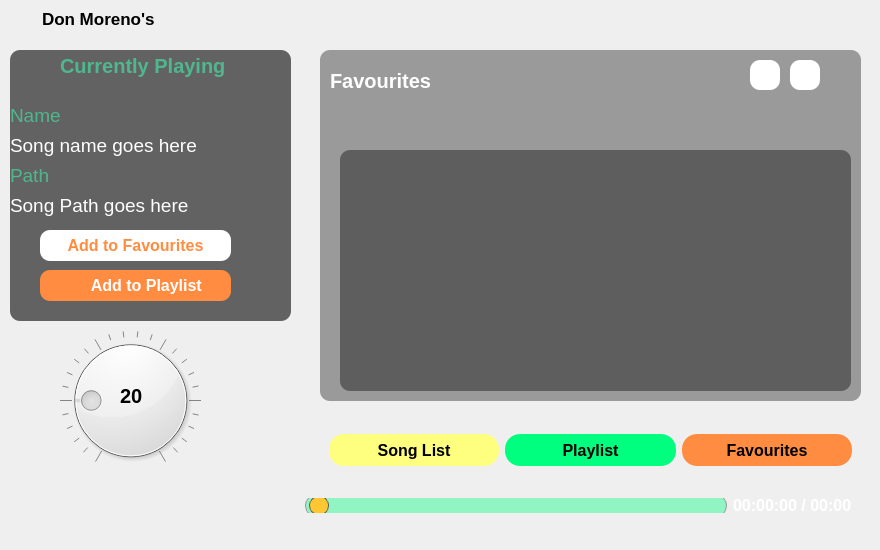
<?xml version="1.0" encoding="UTF-8"?>
<ui version="4.0">
 <class>MusicApp</class>
 <widget class="QMainWindow" name="MusicApp">
  <property name="geometry">
   <rect>
    <x>0</x>
    <y>0</y>
    <width>880</width>
    <height>550</height>
   </rect>
  </property>
  <property name="minimumSize">
   <size>
    <width>880</width>
    <height>550</height>
   </size>
  </property>
  <property name="maximumSize">
   <size>
    <width>880</width>
    <height>550</height>
   </size>
  </property>
  <property name="windowTitle">
   <string>Advanced Music Player</string>
  </property>
  <widget class="QWidget" name="centralwidget">
   <widget class="QLabel" name="background_image">
    <property name="geometry">
     <rect>
      <x>-2</x>
      <y>-25</y>
      <width>891</width>
      <height>581</height>
     </rect>
    </property>
    <property name="text">
     <string/>
    </property>
    <property name="pixmap">
     <pixmap>utils/bg_imgs/bg_0002_11.jpg</pixmap>
    </property>
    <property name="scaledContents">
     <bool>true</bool>
    </property>
   </widget>
   <widget class="QLabel" name="bg_overlay">
    <property name="geometry">
     <rect>
      <x>-2</x>
      <y>-5</y>
      <width>901</width>
      <height>571</height>
     </rect>
    </property>
    <property name="autoFillBackground">
     <bool>false</bool>
    </property>
    <property name="text">
     <string/>
    </property>
    <property name="pixmap">
     <pixmap>utils/bg_imgs/bg_overlay.png</pixmap>
    </property>
    <property name="scaledContents">
     <bool>true</bool>
    </property>
   </widget>
   <widget class="QFrame" name="title_frame">
    <property name="geometry">
     <rect>
      <x>-10</x>
      <y>0</y>
      <width>931</width>
      <height>41</height>
     </rect>
    </property>
    <property name="autoFillBackground">
     <bool>false</bool>
    </property>
    <property name="styleSheet">
     <string notr="true">background-color: rgba(255, 255, 255, 0);</string>
    </property>
    <property name="frameShape">
     <enum>QFrame::Shape::NoFrame</enum>
    </property>
    <property name="frameShadow">
     <enum>QFrame::Shadow::Raised</enum>
    </property>
    <widget class="QWidget" name="">
     <property name="geometry">
      <rect>
       <x>10</x>
       <y>0</y>
       <width>155</width>
       <height>37</height>
      </rect>
     </property>
     <layout class="QHBoxLayout" name="horizontalLayout">
      <item>
       <widget class="QLabel" name="label">
        <property name="text">
         <string/>
        </property>
        <property name="pixmap">
         <pixmap>utils/images/app_icon.png</pixmap>
        </property>
        <property name="scaledContents">
         <bool>true</bool>
        </property>
       </widget>
      </item>
      <item>
       <widget class="QLabel" name="label_2">
        <property name="font">
         <font>
          <pointsize>13</pointsize>
          <bold>true</bold>
         </font>
        </property>
        <property name="styleSheet">
         <string notr="true">color: rgb(79, 208, 178
);</string>
        </property>
        <property name="text">
         <string>Don Moreno's</string>
        </property>
       </widget>
      </item>
     </layout>
    </widget>
    <widget class="QWidget" name="">
     <property name="geometry">
      <rect>
       <x>790</x>
       <y>10</y>
       <width>64</width>
       <height>26</height>
      </rect>
     </property>
     <layout class="QHBoxLayout" name="horizontalLayout_2">
      <item>
       <widget class="QPushButton" name="minimize_btn">
        <property name="cursor">
         <cursorShape>PointingHandCursor</cursorShape>
        </property>
        <property name="styleSheet">
         <string notr="true">QPushButton{
background-color:rgba(255, 255, 255, 0);
border-radius:10px;
}

QPushButton:hover{
background-color:rgba(255, 255, 255, 130) !important;
}
QPushButton:pressed{
background-color:rgba(255, 255, 255, 0);
border-style:inset;
}</string>
        </property>
        <property name="text">
         <string/>
        </property>
        <property name="icon">
         <iconset resource="res_1.qrc">
          <normaloff>:/img/utils/images/min.png</normaloff>:/img/utils/images/min.png</iconset>
        </property>
        <property name="iconSize">
         <size>
          <width>24</width>
          <height>24</height>
         </size>
        </property>
       </widget>
      </item>
      <item>
       <widget class="QPushButton" name="close_btn">
        <property name="cursor">
         <cursorShape>PointingHandCursor</cursorShape>
        </property>
        <property name="styleSheet">
         <string notr="true">QPushButton{
background-color:rgba(255, 255, 255, 0);
border-radius:10px;
}

QPushButton:hover{
background-color:rgba(255, 20, 12, 200);
}
QPushButton:pressed{
background-color:rgba(255, 20, 12, 200);
border-style:inset;
}</string>
        </property>
        <property name="text">
         <string/>
        </property>
        <property name="icon">
         <iconset resource="res_1.qrc">
          <normaloff>:/img/utils/images/quit.png</normaloff>:/img/utils/images/quit.png</iconset>
        </property>
        <property name="iconSize">
         <size>
          <width>24</width>
          <height>24</height>
         </size>
        </property>
       </widget>
      </item>
     </layout>
    </widget>
   </widget>
   <widget class="QFrame" name="frame_2">
    <property name="geometry">
     <rect>
      <x>10</x>
      <y>50</y>
      <width>281</width>
      <height>271</height>
     </rect>
    </property>
    <property name="styleSheet">
     <string notr="true">background-color: rgba(0, 0, 0, 150);
border-radius:10px
</string>
    </property>
    <property name="frameShape">
     <enum>QFrame::Shape::StyledPanel</enum>
    </property>
    <property name="frameShadow">
     <enum>QFrame::Shadow::Raised</enum>
    </property>
    <widget class="QLabel" name="label_3">
     <property name="geometry">
      <rect>
       <x>0</x>
       <y>0</y>
       <width>41</width>
       <height>31</height>
      </rect>
     </property>
     <property name="styleSheet">
      <string notr="true">background-color: rgba(255, 255, 255, 0);</string>
     </property>
     <property name="text">
      <string/>
     </property>
     <property name="pixmap">
      <pixmap resource="res_1.qrc">:/img/utils/images/current-music.png</pixmap>
     </property>
     <property name="scaledContents">
      <bool>true</bool>
     </property>
    </widget>
    <widget class="QLabel" name="label_4">
     <property name="geometry">
      <rect>
       <x>50</x>
       <y>0</y>
       <width>181</width>
       <height>31</height>
      </rect>
     </property>
     <property name="font">
      <font>
       <pointsize>15</pointsize>
       <bold>true</bold>
      </font>
     </property>
     <property name="styleSheet">
      <string notr="true">background-color: rgba(255, 255, 255, 0);
color: rgb(79, 183, 142);</string>
     </property>
     <property name="text">
      <string>Currently Playing</string>
     </property>
    </widget>
    <widget class="QLabel" name="label_5">
     <property name="geometry">
      <rect>
       <x>0</x>
       <y>50</y>
       <width>61</width>
       <height>31</height>
      </rect>
     </property>
     <property name="font">
      <font>
       <pointsize>14</pointsize>
       <bold>false</bold>
      </font>
     </property>
     <property name="styleSheet">
      <string notr="true">background-color: rgba(255, 255, 255, 0);
color: rgb(79, 183, 142);</string>
     </property>
     <property name="text">
      <string>Name</string>
     </property>
    </widget>
    <widget class="QLabel" name="current_song_name">
     <property name="geometry">
      <rect>
       <x>0</x>
       <y>80</y>
       <width>191</width>
       <height>31</height>
      </rect>
     </property>
     <property name="font">
      <font>
       <pointsize>14</pointsize>
       <bold>false</bold>
      </font>
     </property>
     <property name="styleSheet">
      <string notr="true">background-color: rgba(255, 255, 255, 0);
color:rgb(255, 255, 255)</string>
     </property>
     <property name="text">
      <string>Song name goes here</string>
     </property>
    </widget>
    <widget class="QLabel" name="label_6">
     <property name="geometry">
      <rect>
       <x>0</x>
       <y>110</y>
       <width>61</width>
       <height>31</height>
      </rect>
     </property>
     <property name="font">
      <font>
       <pointsize>14</pointsize>
       <bold>false</bold>
      </font>
     </property>
     <property name="styleSheet">
      <string notr="true">background-color: rgba(255, 255, 255, 0);
color: rgb(79, 183, 142);</string>
     </property>
     <property name="text">
      <string>Path</string>
     </property>
    </widget>
    <widget class="QLabel" name="current_song_path">
     <property name="geometry">
      <rect>
       <x>0</x>
       <y>140</y>
       <width>191</width>
       <height>31</height>
      </rect>
     </property>
     <property name="font">
      <font>
       <pointsize>14</pointsize>
       <bold>false</bold>
      </font>
     </property>
     <property name="styleSheet">
      <string notr="true">background-color: rgba(255, 255, 255, 0);
color:rgb(255, 255, 255)</string>
     </property>
     <property name="text">
      <string>Song Path goes here</string>
     </property>
    </widget>
    <widget class="QPushButton" name="add_to_fav_btn">
     <property name="geometry">
      <rect>
       <x>30</x>
       <y>180</y>
       <width>191</width>
       <height>31</height>
      </rect>
     </property>
     <property name="font">
      <font>
       <pointsize>12</pointsize>
       <bold>true</bold>
      </font>
     </property>
     <property name="styleSheet">
      <string notr="true">background-color:rgb(255,255,255);
color:rgb(255,140,64)</string>
     </property>
     <property name="text">
      <string>Add to Favourites</string>
     </property>
     <property name="icon">
      <iconset resource="res_1.qrc">
       <normaloff>:/img/utils/images/like.png</normaloff>:/img/utils/images/like.png</iconset>
     </property>
     <property name="iconSize">
      <size>
       <width>24</width>
       <height>24</height>
      </size>
     </property>
    </widget>
    <widget class="QPushButton" name="add_to_playlist_btn">
     <property name="geometry">
      <rect>
       <x>30</x>
       <y>220</y>
       <width>191</width>
       <height>31</height>
      </rect>
     </property>
     <property name="font">
      <font>
       <pointsize>12</pointsize>
       <bold>true</bold>
      </font>
     </property>
     <property name="styleSheet">
      <string notr="true">background-color:rgb(255,140,64);
color:rgb(255,255,255)</string>
     </property>
     <property name="text">
      <string>     Add to Playlist</string>
     </property>
     <property name="icon">
      <iconset resource="res_1.qrc">
       <normaloff>:/img/utils/images/music_list.png</normaloff>:/img/utils/images/music_list.png</iconset>
     </property>
     <property name="iconSize">
      <size>
       <width>24</width>
       <height>24</height>
      </size>
     </property>
    </widget>
   </widget>
   <widget class="QDial" name="volume_dial">
    <property name="geometry">
     <rect>
      <x>20</x>
      <y>330</y>
      <width>221</width>
      <height>141</height>
     </rect>
    </property>
    <property name="cursor">
     <cursorShape>ClosedHandCursor</cursorShape>
    </property>
    <property name="minimum">
     <number>0</number>
    </property>
    <property name="maximum">
     <number>100</number>
    </property>
    <property name="value">
     <number>20</number>
    </property>
    <property name="tracking">
     <bool>true</bool>
    </property>
    <property name="notchesVisible">
     <bool>true</bool>
    </property>
   </widget>
   <widget class="QLabel" name="volume_label">
    <property name="geometry">
     <rect>
      <x>120</x>
      <y>380</y>
      <width>31</width>
      <height>31</height>
     </rect>
    </property>
    <property name="font">
     <font>
      <pointsize>15</pointsize>
      <bold>true</bold>
     </font>
    </property>
    <property name="text">
     <string>20</string>
    </property>
   </widget>
   <widget class="QFrame" name="frame_3">
    <property name="geometry">
     <rect>
      <x>10</x>
      <y>470</y>
      <width>851</width>
      <height>71</height>
     </rect>
    </property>
    <property name="styleSheet">
     <string notr="true">background-color: rgba(255, 255, 255, 0);</string>
    </property>
    <property name="frameShape">
     <enum>QFrame::Shape::NoFrame</enum>
    </property>
    <property name="frameShadow">
     <enum>QFrame::Shadow::Raised</enum>
    </property>
    <layout class="QHBoxLayout" name="horizontalLayout_3">
     <item>
      <widget class="QFrame" name="frame_4">
       <property name="frameShape">
        <enum>QFrame::Shape::StyledPanel</enum>
       </property>
       <property name="frameShadow">
        <enum>QFrame::Shadow::Raised</enum>
       </property>
       <layout class="QHBoxLayout" name="horizontalLayout_5">
        <item>
         <widget class="QPushButton" name="play_btn">
          <property name="minimumSize">
           <size>
            <width>30</width>
            <height>30</height>
           </size>
          </property>
          <property name="cursor">
           <cursorShape>PointingHandCursor</cursorShape>
          </property>
          <property name="styleSheet">
           <string notr="true">QPushButton{
background-color:rgba(255, 255, 255, 0);
border-radius:10px;
}

QPushButton:hover{
background-color:rgba(255, 255, 255, 100);
}
</string>
          </property>
          <property name="text">
           <string/>
          </property>
          <property name="icon">
           <iconset resource="res_1.qrc">
            <normaloff>:/img/utils/images/pase.png</normaloff>:/img/utils/images/pase.png</iconset>
          </property>
         </widget>
        </item>
        <item>
         <widget class="QPushButton" name="pause_btn">
          <property name="minimumSize">
           <size>
            <width>30</width>
            <height>30</height>
           </size>
          </property>
          <property name="cursor">
           <cursorShape>PointingHandCursor</cursorShape>
          </property>
          <property name="styleSheet">
           <string notr="true">QPushButton{
background-color:rgba(255, 255, 255, 0);
border-radius:10px;
}

QPushButton:hover{
background-color:rgba(255, 255, 255, 100);
}
</string>
          </property>
          <property name="text">
           <string/>
          </property>
          <property name="icon">
           <iconset resource="res_1.qrc">
            <normaloff>:/img/utils/images/play.png</normaloff>:/img/utils/images/play.png</iconset>
          </property>
         </widget>
        </item>
        <item>
         <widget class="QPushButton" name="stop_btn">
          <property name="minimumSize">
           <size>
            <width>30</width>
            <height>30</height>
           </size>
          </property>
          <property name="cursor">
           <cursorShape>PointingHandCursor</cursorShape>
          </property>
          <property name="styleSheet">
           <string notr="true">QPushButton{
background-color:rgba(255, 255, 255, 0);
border-radius:10px;
}

QPushButton:hover{
background-color:rgba(255, 255, 255, 100);
}
</string>
          </property>
          <property name="text">
           <string/>
          </property>
          <property name="icon">
           <iconset resource="res_1.qrc">
            <normaloff>:/img/utils/images/stop.png</normaloff>:/img/utils/images/stop.png</iconset>
          </property>
         </widget>
        </item>
        <item>
         <widget class="QPushButton" name="prev_btn">
          <property name="minimumSize">
           <size>
            <width>30</width>
            <height>30</height>
           </size>
          </property>
          <property name="cursor">
           <cursorShape>PointingHandCursor</cursorShape>
          </property>
          <property name="styleSheet">
           <string notr="true">QPushButton{
background-color:rgba(255, 255, 255, 0);
border-radius:10px;
}

QPushButton:hover{
background-color:rgba(255, 255, 255, 100);
}
</string>
          </property>
          <property name="text">
           <string/>
          </property>
          <property name="icon">
           <iconset resource="res_1.qrc">
            <normaloff>:/img/utils/images/pre.png</normaloff>:/img/utils/images/pre.png</iconset>
          </property>
         </widget>
        </item>
        <item>
         <widget class="QPushButton" name="next_btn">
          <property name="minimumSize">
           <size>
            <width>30</width>
            <height>30</height>
           </size>
          </property>
          <property name="cursor">
           <cursorShape>PointingHandCursor</cursorShape>
          </property>
          <property name="styleSheet">
           <string notr="true">QPushButton{
background-color:rgba(255, 255, 255, 0);
border-radius:10px;
}

QPushButton:hover{
background-color:rgba(255, 255, 255, 100);
}
</string>
          </property>
          <property name="text">
           <string/>
          </property>
          <property name="icon">
           <iconset resource="res_1.qrc">
            <normaloff>:/img/utils/images/next.png</normaloff>:/img/utils/images/next.png</iconset>
          </property>
         </widget>
        </item>
        <item>
         <widget class="QPushButton" name="loop_btn">
          <property name="minimumSize">
           <size>
            <width>30</width>
            <height>30</height>
           </size>
          </property>
          <property name="cursor">
           <cursorShape>PointingHandCursor</cursorShape>
          </property>
          <property name="styleSheet">
           <string notr="true">QPushButton{
background-color:rgba(255, 255, 255, 0);
border-radius:10px;
}

QPushButton:hover{
background-color:rgba(255, 255, 255, 100);
}
</string>
          </property>
          <property name="text">
           <string/>
          </property>
          <property name="icon">
           <iconset resource="res_1.qrc">
            <normaloff>:/img/utils/images/loop-one.png</normaloff>:/img/utils/images/loop-one.png</iconset>
          </property>
         </widget>
        </item>
        <item>
         <widget class="QPushButton" name="shuffle_btn">
          <property name="minimumSize">
           <size>
            <width>30</width>
            <height>30</height>
           </size>
          </property>
          <property name="cursor">
           <cursorShape>PointingHandCursor</cursorShape>
          </property>
          <property name="styleSheet">
           <string notr="true">QPushButton{
background-color:rgba(255, 255, 255, 0);
border-radius:10px;
}

QPushButton:hover{
background-color:rgba(255, 255, 255, 100);
}
</string>
          </property>
          <property name="text">
           <string/>
          </property>
          <property name="icon">
           <iconset resource="res_1.qrc">
            <normaloff>:/img/utils/images/play-random.png</normaloff>:/img/utils/images/play-random.png</iconset>
          </property>
         </widget>
        </item>
       </layout>
      </widget>
     </item>
     <item>
      <widget class="QSlider" name="music_slider">
       <property name="cursor">
        <cursorShape>PointingHandCursor</cursorShape>
       </property>
       <property name="styleSheet">
        <string notr="true">QSlider::groove:horizontal{
border: 1px solid #999999;
height: 15px;
padding: 3px;
background: rgba(0,255,127,100);
margin: 2px 0;
border-radius: 11px;
}

QSlider::handle:horizontal{
background:rgb(255,200,50);
border: 1px solid #5c5c5c;
width: 18px;
border-radius: 9px;
margin: -2px 0;
}</string>
       </property>
       <property name="orientation">
        <enum>Qt::Orientation::Horizontal</enum>
       </property>
      </widget>
     </item>
     <item>
      <widget class="QLabel" name="time_label">
       <property name="font">
        <font>
         <pointsize>12</pointsize>
         <bold>true</bold>
        </font>
       </property>
       <property name="styleSheet">
        <string notr="true">color: rgb(255, 255, 255);</string>
       </property>
       <property name="text">
        <string>00:00:00 / 00:00</string>
       </property>
      </widget>
     </item>
    </layout>
   </widget>
   <widget class="QStackedWidget" name="stackedWidget">
    <property name="geometry">
     <rect>
      <x>320</x>
      <y>50</y>
      <width>541</width>
      <height>351</height>
     </rect>
    </property>
    <property name="styleSheet">
     <string notr="true">background-color: rgba(0, 0, 0, 50);
border-radius:10px;</string>
    </property>
    <property name="currentIndex">
     <number>2</number>
    </property>
    <widget class="QWidget" name="page">
     <widget class="QLabel" name="label_7">
      <property name="geometry">
       <rect>
        <x>10</x>
        <y>10</y>
        <width>91</width>
        <height>41</height>
       </rect>
      </property>
      <property name="font">
       <font>
        <pointsize>15</pointsize>
        <bold>true</bold>
       </font>
      </property>
      <property name="cursor">
       <cursorShape>ArrowCursor</cursorShape>
      </property>
      <property name="styleSheet">
       <string notr="true">background-color: rgba(255, 255, 255, 0);
color: rgb(255, 255, 255);</string>
      </property>
      <property name="text">
       <string>Song List</string>
      </property>
     </widget>
     <widget class="QPushButton" name="add_songs_btn">
      <property name="geometry">
       <rect>
        <x>390</x>
        <y>10</y>
        <width>30</width>
        <height>30</height>
       </rect>
      </property>
      <property name="minimumSize">
       <size>
        <width>30</width>
        <height>30</height>
       </size>
      </property>
      <property name="styleSheet">
       <string notr="true">background-color: rgb(255, 255, 255);</string>
      </property>
      <property name="text">
       <string/>
      </property>
      <property name="icon">
       <iconset resource="res_1.qrc">
        <normaloff>:/img/utils/images/addFromLocal.png</normaloff>:/img/utils/images/addFromLocal.png</iconset>
      </property>
      <property name="iconSize">
       <size>
        <width>32</width>
        <height>32</height>
       </size>
      </property>
     </widget>
     <widget class="QPushButton" name="delete_selected_btn">
      <property name="geometry">
       <rect>
        <x>430</x>
        <y>10</y>
        <width>30</width>
        <height>30</height>
       </rect>
      </property>
      <property name="minimumSize">
       <size>
        <width>30</width>
        <height>30</height>
       </size>
      </property>
      <property name="styleSheet">
       <string notr="true">background-color: rgb(255, 255, 255);</string>
      </property>
      <property name="text">
       <string/>
      </property>
      <property name="icon">
       <iconset resource="res_1.qrc">
        <normaloff>:/img/utils/images/clear.png</normaloff>:/img/utils/images/clear.png</iconset>
      </property>
      <property name="iconSize">
       <size>
        <width>32</width>
        <height>32</height>
       </size>
      </property>
     </widget>
     <widget class="QPushButton" name="delete_all_songs_btn">
      <property name="geometry">
       <rect>
        <x>470</x>
        <y>10</y>
        <width>30</width>
        <height>30</height>
       </rect>
      </property>
      <property name="minimumSize">
       <size>
        <width>30</width>
        <height>30</height>
       </size>
      </property>
      <property name="styleSheet">
       <string notr="true">background-color: rgb(255, 255, 255);</string>
      </property>
      <property name="text">
       <string/>
      </property>
      <property name="icon">
       <iconset resource="res_1.qrc">
        <normaloff>:/img/utils/images/remove.png</normaloff>:/img/utils/images/remove.png</iconset>
      </property>
      <property name="iconSize">
       <size>
        <width>32</width>
        <height>32</height>
       </size>
      </property>
     </widget>
     <widget class="QListWidget" name="loaded_songs_listWidget">
      <property name="geometry">
       <rect>
        <x>20</x>
        <y>100</y>
        <width>511</width>
        <height>241</height>
       </rect>
      </property>
      <property name="font">
       <font>
        <pointsize>15</pointsize>
        <bold>true</bold>
       </font>
      </property>
      <property name="styleSheet">
       <string notr="true">color:rgb(86, 227, 194);
background-color: rgba(0, 0, 0, 100);
selection-background-color: rgb(255, 140, 64);
selection-color: rgb(255, 255, 255);
padding: 10px;</string>
      </property>
      <property name="verticalScrollBarPolicy">
       <enum>Qt::ScrollBarPolicy::ScrollBarAlwaysOff</enum>
      </property>
      <property name="horizontalScrollBarPolicy">
       <enum>Qt::ScrollBarPolicy::ScrollBarAlwaysOff</enum>
      </property>
     </widget>
    </widget>
    <widget class="QWidget" name="page_2">
     <widget class="QPushButton" name="add_songs_btn_2">
      <property name="geometry">
       <rect>
        <x>380</x>
        <y>10</y>
        <width>121</width>
        <height>30</height>
       </rect>
      </property>
      <property name="minimumSize">
       <size>
        <width>30</width>
        <height>30</height>
       </size>
      </property>
      <property name="font">
       <font>
        <pointsize>12</pointsize>
        <bold>true</bold>
       </font>
      </property>
      <property name="styleSheet">
       <string notr="true">background-color: rgb(85, 255, 177);
border-radius:15px;</string>
      </property>
      <property name="text">
       <string>Load Selected</string>
      </property>
      <property name="iconSize">
       <size>
        <width>32</width>
        <height>32</height>
       </size>
      </property>
     </widget>
     <widget class="QLabel" name="label_8">
      <property name="geometry">
       <rect>
        <x>10</x>
        <y>10</y>
        <width>91</width>
        <height>41</height>
       </rect>
      </property>
      <property name="font">
       <font>
        <pointsize>15</pointsize>
        <bold>true</bold>
       </font>
      </property>
      <property name="cursor">
       <cursorShape>ArrowCursor</cursorShape>
      </property>
      <property name="styleSheet">
       <string notr="true">background-color: rgba(255, 255, 255, 0);
color: rgb(255, 255, 255);</string>
      </property>
      <property name="text">
       <string>Playlists</string>
      </property>
     </widget>
     <widget class="QListWidget" name="playlists_listWidget">
      <property name="geometry">
       <rect>
        <x>20</x>
        <y>100</y>
        <width>511</width>
        <height>241</height>
       </rect>
      </property>
      <property name="font">
       <font>
        <pointsize>15</pointsize>
        <bold>true</bold>
       </font>
      </property>
      <property name="styleSheet">
       <string notr="true">color:rgb(86, 227, 194);
background-color: rgba(0, 0, 0, 100);
selection-background-color: rgb(255, 140, 64);
selection-color: rgb(255, 255, 255);
padding: 10px;</string>
      </property>
      <property name="verticalScrollBarPolicy">
       <enum>Qt::ScrollBarPolicy::ScrollBarAlwaysOff</enum>
      </property>
      <property name="horizontalScrollBarPolicy">
       <enum>Qt::ScrollBarPolicy::ScrollBarAlwaysOff</enum>
      </property>
     </widget>
    </widget>
    <widget class="QWidget" name="page_3">
     <widget class="QPushButton" name="delete_selected_favourite_btn">
      <property name="geometry">
       <rect>
        <x>430</x>
        <y>10</y>
        <width>30</width>
        <height>30</height>
       </rect>
      </property>
      <property name="minimumSize">
       <size>
        <width>30</width>
        <height>30</height>
       </size>
      </property>
      <property name="styleSheet">
       <string notr="true">background-color: rgb(255, 255, 255);</string>
      </property>
      <property name="text">
       <string/>
      </property>
      <property name="icon">
       <iconset resource="res_1.qrc">
        <normaloff>:/img/utils/images/clear.png</normaloff>:/img/utils/images/clear.png</iconset>
      </property>
      <property name="iconSize">
       <size>
        <width>32</width>
        <height>32</height>
       </size>
      </property>
     </widget>
     <widget class="QPushButton" name="delete_all_favourites_btn">
      <property name="geometry">
       <rect>
        <x>470</x>
        <y>10</y>
        <width>30</width>
        <height>30</height>
       </rect>
      </property>
      <property name="minimumSize">
       <size>
        <width>30</width>
        <height>30</height>
       </size>
      </property>
      <property name="styleSheet">
       <string notr="true">background-color: rgb(255, 255, 255);</string>
      </property>
      <property name="text">
       <string/>
      </property>
      <property name="icon">
       <iconset resource="res_1.qrc">
        <normaloff>:/img/utils/images/remove.png</normaloff>:/img/utils/images/remove.png</iconset>
      </property>
      <property name="iconSize">
       <size>
        <width>32</width>
        <height>32</height>
       </size>
      </property>
     </widget>
     <widget class="QLabel" name="label_9">
      <property name="geometry">
       <rect>
        <x>10</x>
        <y>10</y>
        <width>111</width>
        <height>41</height>
       </rect>
      </property>
      <property name="font">
       <font>
        <pointsize>15</pointsize>
        <bold>true</bold>
       </font>
      </property>
      <property name="cursor">
       <cursorShape>ArrowCursor</cursorShape>
      </property>
      <property name="styleSheet">
       <string notr="true">background-color: rgba(255, 255, 255, 0);
color: rgb(255, 255, 255);</string>
      </property>
      <property name="text">
       <string>Favourites</string>
      </property>
     </widget>
     <widget class="QListWidget" name="favourites_listWidget">
      <property name="geometry">
       <rect>
        <x>20</x>
        <y>100</y>
        <width>511</width>
        <height>241</height>
       </rect>
      </property>
      <property name="font">
       <font>
        <pointsize>15</pointsize>
        <bold>true</bold>
       </font>
      </property>
      <property name="styleSheet">
       <string notr="true">color:rgb(86, 227, 194);
background-color: rgba(0, 0, 0, 100);
selection-background-color: rgb(255, 140, 64);
selection-color: rgb(255, 255, 255);
padding: 10px;</string>
      </property>
      <property name="verticalScrollBarPolicy">
       <enum>Qt::ScrollBarPolicy::ScrollBarAlwaysOff</enum>
      </property>
      <property name="horizontalScrollBarPolicy">
       <enum>Qt::ScrollBarPolicy::ScrollBarAlwaysOff</enum>
      </property>
     </widget>
    </widget>
   </widget>
   <widget class="QFrame" name="frame">
    <property name="geometry">
     <rect>
      <x>320</x>
      <y>420</y>
      <width>541</width>
      <height>61</height>
     </rect>
    </property>
    <property name="minimumSize">
     <size>
      <width>32</width>
      <height>0</height>
     </size>
    </property>
    <property name="styleSheet">
     <string notr="true">border-radius:10px;</string>
    </property>
    <property name="frameShape">
     <enum>QFrame::Shape::NoFrame</enum>
    </property>
    <property name="frameShadow">
     <enum>QFrame::Shadow::Raised</enum>
    </property>
    <layout class="QHBoxLayout" name="horizontalLayout_4">
     <item>
      <widget class="QPushButton" name="song_lists_btn">
       <property name="minimumSize">
        <size>
         <width>32</width>
         <height>32</height>
        </size>
       </property>
       <property name="font">
        <font>
         <pointsize>12</pointsize>
         <bold>true</bold>
        </font>
       </property>
       <property name="styleSheet">
        <string notr="true">background-color: rgb(255, 255, 127);
border-radius:15px;</string>
       </property>
       <property name="text">
        <string>Song List</string>
       </property>
      </widget>
     </item>
     <item>
      <widget class="QPushButton" name="playlist_btn">
       <property name="minimumSize">
        <size>
         <width>32</width>
         <height>32</height>
        </size>
       </property>
       <property name="font">
        <font>
         <pointsize>12</pointsize>
         <bold>true</bold>
        </font>
       </property>
       <property name="styleSheet">
        <string notr="true">background-color: rgb(0, 255, 127);
border-radius:15px;</string>
       </property>
       <property name="text">
        <string>Playlist</string>
       </property>
      </widget>
     </item>
     <item>
      <widget class="QPushButton" name="favourites_btn">
       <property name="minimumSize">
        <size>
         <width>32</width>
         <height>32</height>
        </size>
       </property>
       <property name="font">
        <font>
         <pointsize>12</pointsize>
         <bold>true</bold>
        </font>
       </property>
       <property name="styleSheet">
        <string notr="true">background-color: rgb(255, 140, 64);
border-radius:15px;</string>
       </property>
       <property name="text">
        <string>Favourites</string>
       </property>
      </widget>
     </item>
    </layout>
   </widget>
  </widget>
  <action name="actionPlay">
   <property name="icon">
    <iconset resource="res_1.qrc">
     <normaloff>:/img/utils/images/pase.png</normaloff>:/img/utils/images/pase.png</iconset>
   </property>
   <property name="text">
    <string>Play</string>
   </property>
   <property name="menuRole">
    <enum>QAction::MenuRole::NoRole</enum>
   </property>
  </action>
  <action name="actionPause_Unpause">
   <property name="icon">
    <iconset resource="res_1.qrc">
     <normaloff>:/img/utils/images/play.png</normaloff>:/img/utils/images/play.png</iconset>
   </property>
   <property name="text">
    <string>Pause/Unpause</string>
   </property>
   <property name="menuRole">
    <enum>QAction::MenuRole::NoRole</enum>
   </property>
  </action>
  <action name="actionNext">
   <property name="icon">
    <iconset resource="res_1.qrc">
     <normaloff>:/img/utils/images/next.png</normaloff>:/img/utils/images/next.png</iconset>
   </property>
   <property name="text">
    <string>Next</string>
   </property>
   <property name="toolTip">
    <string>Next</string>
   </property>
   <property name="menuRole">
    <enum>QAction::MenuRole::NoRole</enum>
   </property>
  </action>
  <action name="actionPrevious">
   <property name="icon">
    <iconset resource="res_1.qrc">
     <normaloff>:/img/utils/images/pre.png</normaloff>:/img/utils/images/pre.png</iconset>
   </property>
   <property name="text">
    <string>Previous</string>
   </property>
   <property name="toolTip">
    <string>Previous</string>
   </property>
   <property name="menuRole">
    <enum>QAction::MenuRole::NoRole</enum>
   </property>
  </action>
 </widget>
 <resources>
  <include location="res_1.qrc"/>
 </resources>
 <connections>
  <connection>
   <sender>close_btn</sender>
   <signal>clicked()</signal>
   <receiver>MusicApp</receiver>
   <slot>close()</slot>
   <hints>
    <hint type="sourcelabel">
     <x>828</x>
     <y>22</y>
    </hint>
    <hint type="destinationlabel">
     <x>439</x>
     <y>274</y>
    </hint>
   </hints>
  </connection>
  <connection>
   <sender>minimize_btn</sender>
   <signal>clicked()</signal>
   <receiver>MusicApp</receiver>
   <slot>showMinimized()</slot>
   <hints>
    <hint type="sourcelabel">
     <x>794</x>
     <y>22</y>
    </hint>
    <hint type="destinationlabel">
     <x>439</x>
     <y>274</y>
    </hint>
   </hints>
  </connection>
  <connection>
   <sender>volume_dial</sender>
   <signal>sliderMoved(int)</signal>
   <receiver>volume_label</receiver>
   <slot>setNum(int)</slot>
   <hints>
    <hint type="sourcelabel">
     <x>130</x>
     <y>400</y>
    </hint>
    <hint type="destinationlabel">
     <x>135</x>
     <y>395</y>
    </hint>
   </hints>
  </connection>
 </connections>
</ui>
